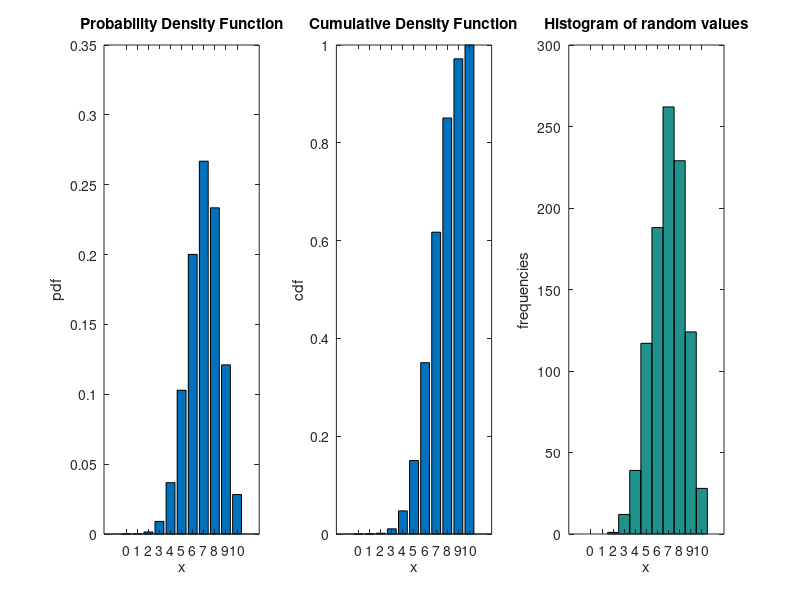

The MATLAB source for this figure:
% Code exploring the binomial distribution

N = 10; % mean
theta = 0.7; % sd
xmin = 0; % min for pdf and cdf plot
xmax = 10; % max for plot
n = 11; % number of points on the plot
k = 1000 % number of samples for histogram

% create a set of values from xmin to xmax
x = linspace (xmin, xmax, n)
p = binopdf (x, N, theta) % pdf
c = binocdf (x, N, theta) % cdf

figure (1); clf;

subplot (1, 3, 1);
bar (x, p);
xlabel ('x'); ylabel ('pdf');
title ('Probability Density Function');

subplot (1, 3, 2);
bar (x, c);
xlabel ('x'); ylabel ('cdf');
title ('Cumulative Density Function');

% draw k random numbers from a binomial (N, theta) distribution
y = binornd(N, theta, 1,k);

subplot (1,3,3);
hist(y, x);
xlabel ('x'); ylabel ('frequencies');
title ('Histogram of random values');